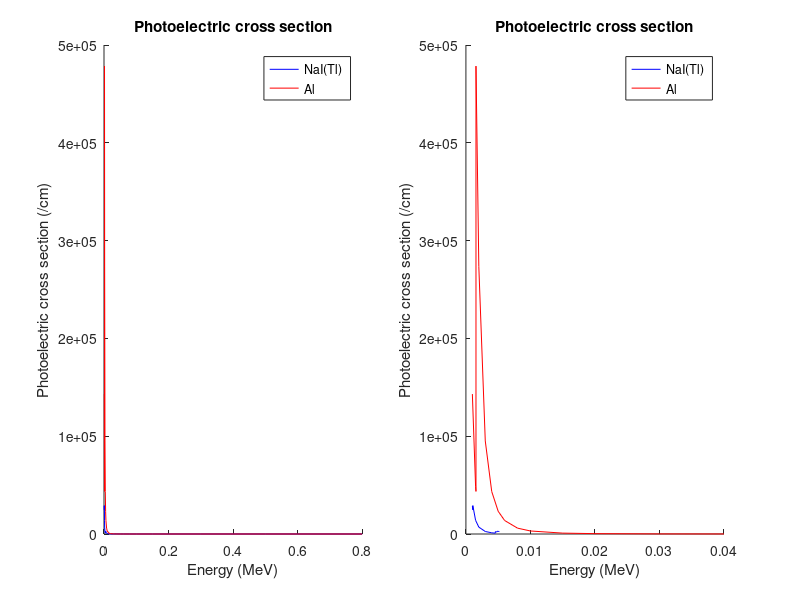

This chart was generated by the following MATLAB code:
% NaI(Tl)闪烁体宏观截面数据
    % 能量(MeV) 康普顿效应截面(/cm) 光电效应截面(/cm)
    NaI = [
        1.000E-03 2.1712E-02 2.8604E+04
        1.035E-03 2.2915E-02 2.6589E+04
        1.072E-03 2.4171E-02 2.4721E+04  %% (l)
        1.072E-03 2.4174E-02 2.9081E+04  %% (r)
        1.500E-03 3.9086E-02 1.3950E+04
        2.000E-03 5.6555E-02 7.0354E+03
        3.000E-03 9.0245E-02 2.5701E+03
        4.000E-03 1.2082E-01 1.2298E+03 
        4.557E-03 1.3623E-01 8.7603E+02  %% (l)
        4.557E-03 1.3623E-01 2.4167E+03  %% (r)
        4.702E-03 1.4005E-01 2.2629E+03
        4.852E-03 1.4397E-01 2.1191E+03  %% (l)
        4.852E-03 1.4397E-01 2.8329E+03  %% (r)
        5.000E-03 1.4775E-01 2.6707E+03
        5.188E-03 1.5249E-01 2.4262E+03  %% (l)
        5.188E-03 1.5249E-01 2.7907E+03  %% (r)
        6.000E-03 1.7172E-01 1.9440E+03
        8.000E-03 2.1282E-01 9.1346E+02
        1.000E-02 2.4703E-01 5.0463E+02
        1.500E-02 3.0865E-01 1.6772E+02
        2.000E-02 3.4729E-01 7.5675E+01
        3.000E-02 3.9159E-01 2.4248E+01
        3.317E-02 4.0003E-01 1.8247E+01  %% (l)
        3.317E-02 4.0003E-01 1.0922E+02  %% (r)
        4.000E-02 4.1361E-01 6.6941E+01
        5.000E-02 4.2462E-01 3.6920E+01
        6.000E-02 4.2902E-01 2.2427E+01
        8.000E-02 4.2756E-01 1.0078E+01
        1.000E-01 4.1985E-01 5.3655E+00
        1.500E-01 3.9306E-01 1.6853E+00
        2.000E-01 3.6700E-01 7.4097E-01
        3.000E-01 3.2516E-01 2.3785E-01
        4.000E-01 2.9393E-01 1.0962E-01
        5.000E-01 2.6978E-01 6.1803E-02
        6.000E-01 2.5037E-01 3.9599E-02
        8.000E-01 2.2064E-01 2.0508E-02
    ];

    % Al 宏观截面数据
    % 能量(MeV) 康普顿效应截面(/cm) 光电效应截面(/cm)
    Al = [
        1.00E-03 1.7264E+00 1.4310E+05
        1.50E-03 2.9970E+00 4.8411E+04
        1.56E-03 3.1374E+00 4.3551E+04
        1.56E-03 3.1374E+00 4.7844E+05
        2.00E-03 4.0824E+00 2.7351E+05
        3.00E-03 5.7240E+00 9.5148E+04
        4.00E-03 7.0281E+00 4.3443E+04
        5.00E-03 8.2107E+00 2.3252E+04
        6.00E-03 9.3096E+00 1.3821E+04
        8.00E-03 1.1240E+01 5.9886E+03
        1.00E-02 1.2798E+01 3.0915E+03
        1.50E-02 1.5304E+01 9.0909E+02
        2.00E-02 1.6583E+01 3.7503E+02
        3.00E-02 1.7715E+01 1.0552E+02
        4.00E-02 1.8077E+01 4.2390E+01
        5.00E-02 1.8095E+01 2.0779E+01
        6.00E-02 1.7942E+01 1.1570E+01
        8.00E-02 1.7407E+01 4.5765E+00
        1.00E-01 1.6789E+01 2.2262E+00
        1.50E-01 1.5331E+01 6.0399E-01
        2.00E-01 1.4129E+01 2.4219E-01
        3.00E-01 1.2347E+01 6.9471E-02
        4.00E-01 1.1084E+01 2.9997E-02
        5.00E-01 1.0130E+01 1.6257E-02
        6.00E-01 9.3798E+00 1.0163E-02
        8.00E-01 8.2431E+00 5.1435E-03
    ];

% % Plot NaI scatter cross section
% figure(1);
% hold on;
% plot(NaI(:,1), NaI(:,2), 'b-');
% xlabel('Energy (MeV)');
% ylabel('Scatter cross section (/cm)');
% title('NaI(Tl) scatter cross section');
% hold off;



% % Plot Al scatter cross section
% figure(1);
% hold on;
% plot(Al(:,1), Al(:,2), 'b-');
% xlabel('Energy (MeV)');
% ylabel('Scatter cross section (/cm)');
% title('Al scatter cross section');
% hold off;



% % Plot scatter cross section
% figure(1);
% hold on;
% plot(NaI(:,1), NaI(:,2), 'b-');
% plot(Al(:,1), Al(:,2), 'r-');
% legend('NaI(Tl)', 'Al');
% xlabel('Energy (MeV)');
% ylabel('Scatter cross section (/cm)');
% title('Scatter cross section');
% hold off;

% subplot(1, 2, 1);
% hold on;
% plot(NaI(:,1), NaI(:,2), 'b-');
% xlabel('Energy (MeV)');
% ylabel('Scatter cross section (/cm)');
% title('NaI(Tl) scatter cross section');
% hold off;
% subplot(1, 2, 2);
% hold on;
% plot(Al(:,1), Al(:,2), 'b-');
% xlabel('Energy (MeV)');
% ylabel('Scatter cross section (/cm)');
% title('Al scatter cross section');
% hold off;

% subplot(2, 2, 1);
% hold on;
% plot(NaI(:,1), NaI(:,3), 'b-');
% xlabel('Energy (MeV)');
% ylabel('Photoelectric cross section (/cm)');
% title('NaI(Tl) photoelectric cross section');
% hold off;
% subplot(2, 2, 2);
% hold on;
% plot(NaI(1:15,1), NaI(1:15,3), 'b-');
% xlabel('Energy (MeV)');
% ylabel('Photoelectric cross section (/cm)');
% title('NaI(Tl) photoelectric cross section');
% hold off;
% subplot(2, 2, 3);
% hold on;
% plot(Al(:,1), Al(:,3), 'b-');
% xlabel('Energy (MeV)');
% ylabel('Photoelectric cross section (/cm)');
% title('Al photoelectric cross section');
% hold off;
% subplot(2, 2, 4);
% hold on;
% plot(Al(1:15,1), Al(1:15,3), 'b-');
% xlabel('Energy (MeV)');
% ylabel('Photoelectric cross section (/cm)');
% title('Al photoelectric cross section');
% hold off;



subplot(1, 2, 1);
hold on;
plot(NaI(:,1), NaI(:,3), 'b-');
plot(Al(:,1), Al(:,3), 'r-');
legend('NaI(Tl)', 'Al');
xlabel('Energy (MeV)');
ylabel('Photoelectric cross section (/cm)');
title('Photoelectric cross section');
hold off;
subplot(1, 2, 2);
hold on;
plot(NaI(1:15,1), NaI(1:15,3), 'b-');
plot(Al(1:15,1), Al(1:15,3), 'r-');
legend('NaI(Tl)', 'Al');
xlabel('Energy (MeV)');
ylabel('Photoelectric cross section (/cm)');
title('Photoelectric cross section');
hold off;
